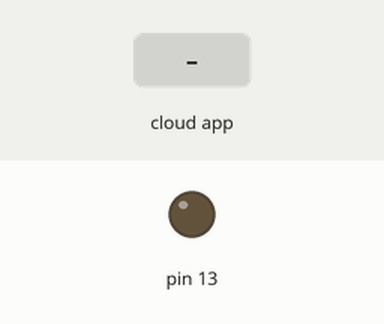
Recording of a sketch running on a simulated Arduino Uno, built with avr-gcc and run on an emulated ATmega328P. Parts: output pins drawn as LEDs (lit = HIGH). The inputs (shaded band) are chosen by the test bench. The ROS host is connected and sends only what is stated.

Above: at 1.2 s.
1.3 s: the phone or cloud app sets reader to 0
At 2.0 s:
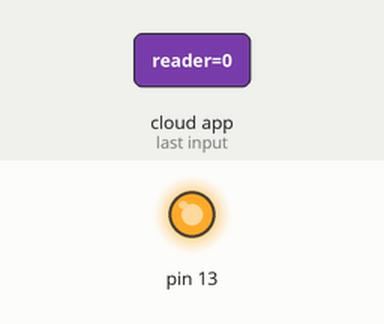
2.8 s: the phone or cloud app sets reader to 1
At 3.2 s:
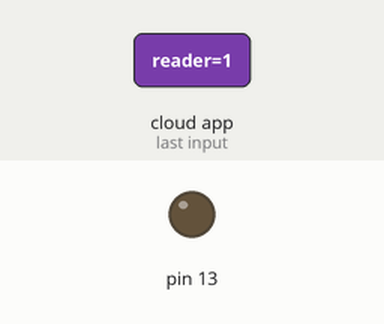
Timing chart, 0 to 5.8 s (numbered marks = the images above; inputs shaded):
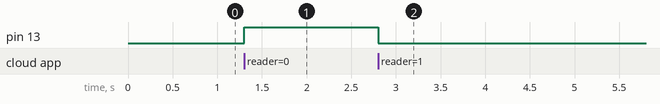

The sketch:

ros_controller.ino
```cpp
#include <ros.h>
#include <std_msgs/Int8.h>

ros::NodeHandle nh;

void messageCb( const std_msgs::Int8& toggle_msg){
  if(toggle_msg.data == 0)
  {
    digitalWrite(13, HIGH);
  }
  if(toggle_msg.data == 1)
  {
    digitalWrite(13, LOW);
  }
}

ros::Subscriber<std_msgs::Int8> sub("reader", &messageCb );

void setup()
{
  pinMode(13, OUTPUT);
  nh.initNode();
  nh.subscribe(sub);
}

void loop()
{
  nh.spinOnce();
  delay(1);
}
```

Measured:
- after the input at 1.3 s, pin 13: LOW → HIGH at once
- after the input at 2.8 s, pin 13: HIGH → LOW at once
